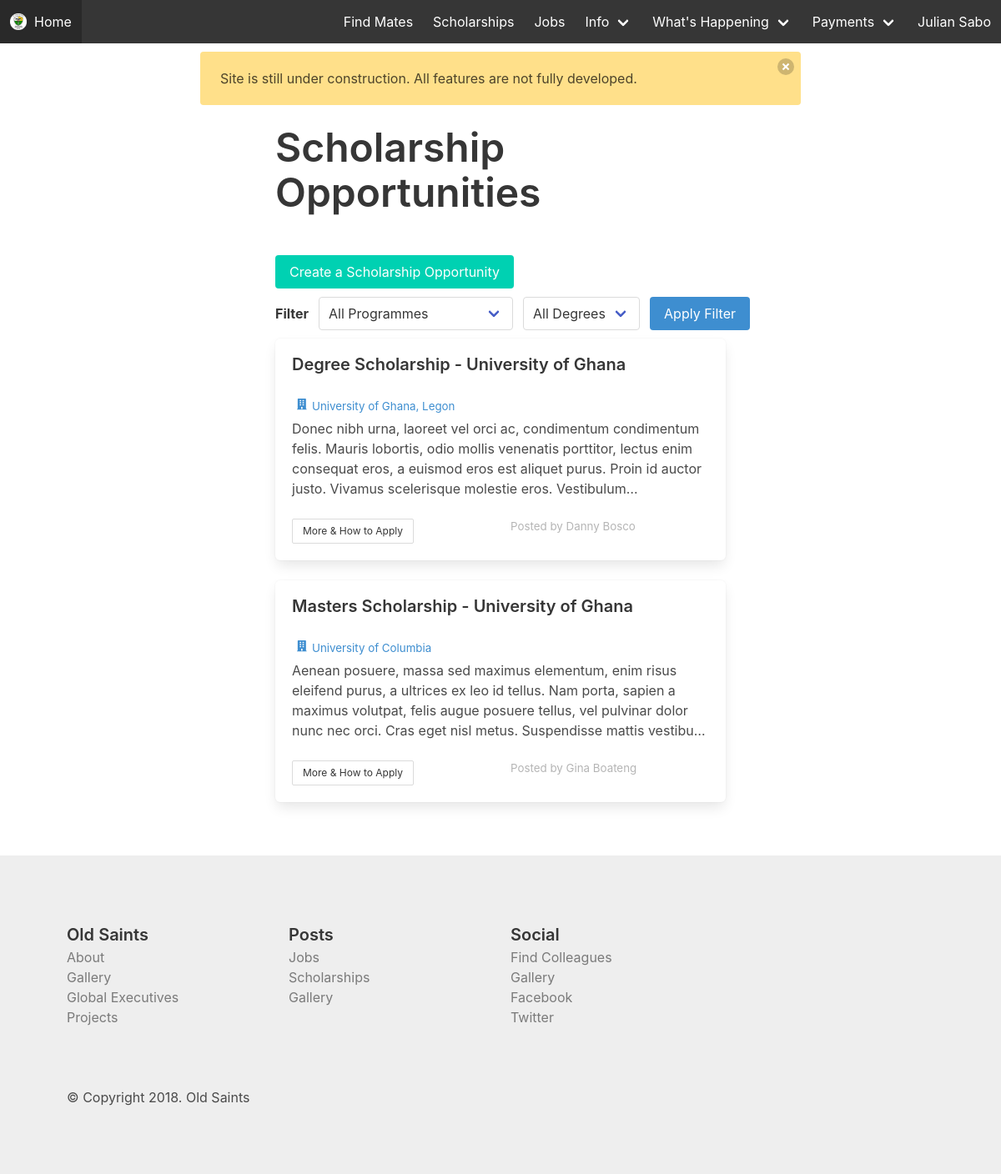
Page /scholarships/ (signed in) on the committed database.
### web/models.py (models this page shows, shortened)
class Scholarship(models.Model):
    posted_by = models.ForeignKey(Alumnum, related_name="scholarships", on_delete=models.CASCADE)
    title = models.CharField(max_length=70)
    school = models.CharField(max_length=70)
    description = models.TextField()
    posted_on = models.DateTimeField(auto_now_add=True)
    how_to_apply = models.CharField(max_length=70)

class Alumnum(models.Model):
    user = models.OneToOneField(User, related_name="alumnum", on_delete=models.CASCADE)
    mobile = models.CharField(max_length=17)
    telephone = models.CharField(max_length=17, blank=True)
    whatsapp = models.CharField(max_length=17, blank=True)
    facebook = models.CharField(max_length=100, blank=True)
    twitter = models.CharField(max_length=100, blank=True)
    instagram = models.CharField(max_length=100, blank=True)
    address_line_1 = models.CharField(max_length=50)
    address_line_2 = models.CharField(max_length=50)
    year_of_completion = models.IntegerField()
    exam_type = models.CharField(max_length=20) # o/a level, sss, wassce
    house = models.ForeignKey(House, related_name="alumni", on_delete=models.CASCADE)
    chapter = models.ForeignKey(Chapter, related_name="alumni", on_delete=models.CASCADE)
    member_id = models.CharField(max_length=20)
    profession = models.CharField(max_length=100)
    nickname = models.CharField(max_length=70, blank=True)
    reference_1 = models.TextField(blank=True)
    reference_2 = models.TextField(blank=True)
    verified = models.BooleanField(default=False)
    executive = models.BooleanField(default=False)
    class Meta:
        verbose_name_plural = "Alumni"
    def __str__(self):
        return self.user.get_full_name()

### web/views.py (the view)
# urls.py: url(r'^scholarships/$', views.scholarships, name="scholarships"),
@login_required
def scholarships(request):
    context = {
        'scholarships': Scholarship.objects.all()
    }
    return render(request, 'web/scholarships.html', context)

### web/templates/web/scholarships.html (shortened to what this page needs)
{% extends "web/base.html" %} {% block main_title %} Scholarships {% endblock main_title %} {% block content %}
<div class="container centered-div">
    <div style="margin-top: 10px;">
        <p class="is-1 title" style="margin-bottom: 1em;">
            Scholarship
            <br>Opportunities
        </p>
        <a href="{% url 'web:create_scholarship_post' %}" class="button is-primary">Create a Scholarship Opportunity</a>
        <form action="" method="GET">
            <div class="level" style="margin-top: 10px;">
                <div class="level-left">
                    <div class="level-item">
                        <strong>Filter</strong>
                    </div>
                    <div class="level-item">
                        <div class="control">
                            <div class="select">
                                <select name="profession" id="">
                                    <option value="all">All Programmes</option>
                                </select>
                            </div>
                        </div>
                    </div>
                    <div class="level-item">
                        <div class="control">
                            <div class="select">
                                <select name="profession" id="">
                                    <option value="all">All Degrees</option>
                                </select>
                            </div>
                        </div>
                    </div>
                    <div class="level-item">
                        <button class="button is-info">Apply Filter</button>
                    </div>
                </div>
            </div>
        </form>
    </div>
    {% for scholarship in scholarships %}
    <div class="box" style="margin-top: 10px;">
        <h5 class="is-5 title">{{ scholarship.title }}</h5>
        <p style="font-size: 10pt; margin-bottom: 5px;" class="has-text-info">
            <span class="icon">
                <i class="fas fa-building"></i>
            </span>{{ scholarship.school }}</p>
        <p>{{ scholarship.description|truncatechars:250 }}</p>
        <br>
        <div class="columns">
            <div class="column">
                <a class="button is-small" href="{% url 'web:scholarship_detail' scholarship.id %}">More &amp; How to Apply</a>
            </div>
            <div class="column">
                <p class="has-text-grey-light" style="font-size: 10pt;">Posted by {{scholarship.posted_by}}</p>
            </div>
        </div>
    </div>
    {% endfor %}
</div>
{% endblock content %}

### web/templates/web/base.html (shortened to what this page needs)
{% load static %}
<!DOCTYPE html>
<html lang="en">
<head>
    <link rel="stylesheet" href="https://cdnjs.cloudflare.com/ajax/libs/bulma/0.7.1/css/bulma.min.css" />
    <link rel="stylesheet" href="{% static 'web/css/main.css' %}">
    <link rel="stylesheet" href="{% static 'web/css/intlTelInput.min.css' %}">
</head>
<body>
    <header>
        <nav class="navbar is-dark" role="navigation" aria-label="main navigation">
            <div class="navbar-brand">
                <a class="navbar-item" href="/">
                    <img src="{% static 'web/images/oldsaints-01.png' %}" alt="Old Saints" width="20" height="20"> &nbsp;{% if home %}
                    Old Saints
                    {% else %}
                    Home
                    {% endif %}
                </a>
            </div>
            <div class="navbar-menu">
                <div class="navbar-end">
                    <a class="navbar-item" href="{% url 'web:find_mate' %}">
                        Find Mates
                    </a>
                    <a class="navbar-item" href="{% url 'web:scholarships' %}">
                        Scholarships
                    </a>
                    <a class="navbar-item" href="{% url 'web:jobs' %}">
                        Jobs
                    </a>
                    <div class="navbar-item has-dropdown is-hoverable">
                        <a class="navbar-link">
                            Info
                        </a>
                    </div>
                    <div class="navbar-item has-dropdown is-hoverable">
                        <a class="navbar-link">
                            What's Happening
                        </a>
                    </div>
                    <div class="navbar-item has-dropdown is-hoverable">
                        <a class="navbar-link">
                            Payments
                        </a>
                    </div>
                    {% if user.is_authenticated %}
                    {% if user.is_superuser %}
                    <div class="navbar-item has-dropdown is-hoverable">
                        <a class="navbar-link">
                            {{user.get_full_name}}
                        </a>
                        <div class="navbar-dropdown is-boxed">
                            <a class="navbar-item" target="_blank" href="/admin/web/">
                                Admin Site
                            </a>
                            <a class="navbar-item" href="">
                                Profile
                            </a>
                            <a href="{% url 'web:logout' %}" class="navbar-item">Log out</a>
                        </div>
                    </div>
                    {% else %}
                    <a class="navbar-item" href="">
                        {{user.get_full_name}}
                    </a>
                    {% endif %} {% else %}
                    <a class="navbar-item" href="{% url 'web:login' %}">
                        Log in
                    </a>
                    {% endif %}
                </div>
            </div>
        </nav>
    </header>
    <div class="notification is-warning" style="width: 60%; margin-left: auto; margin-right: auto; margin-top: 10px;">
        <button class="delete"></button>
        Site is still under construction. All features are not fully developed.
    </div>
    <div class="content-block">
        {% block content %} {% endblock content %}
    </div>
    <footer>
        <div class="columns">
            <div class="column">
                <h4 class="is-size-5 has-text-weight-semibold  has-text-grey-darker">Old Saints</h4>
                <ul>
                    <li>
                        <a href="{% url 'web:about' %}" class="has-text-grey">About</a>
                    </li>
                    <li>
                        <a href="{% url 'web:gallery' %}" class="has-text-grey">Gallery</a>
                    </li>
                    <li>
                        <a href="{% url 'web:global_executives' %}" class="has-text-grey">Global Executives</a>
                    </li>
                    <li>
                        <a href="" class="has-text-grey">Projects</a>
                    </li>
                </ul>
            </div>
            <div class="column">
                <h4 class="is-size-5 has-text-weight-semibold  has-text-grey-darker">Posts</h4>
                <ul>
                    <li>
                        <a href="{% url 'web:jobs' %}" class="has-text-grey">Jobs</a>
                    </li>
                    <li>
                        <a href="{% url 'web:scholarships' %}" class="has-text-grey">Scholarships</a>
                    </li>
                    <li>
                        <a href="" class="has-text-grey">Gallery</a>
                    </li>
                </ul>
            </div>
            <div class="column">
                <h4 class="is-size-5 has-text-weight-semibold  has-text-grey-darker">Social</h4>
                <ul>
                    <li>
                        <a href="{% url 'web:find_mate' %}" class="has-text-grey">Find Colleagues</a>
                    </li>
                    <li>
                        <a href="" class="has-text-grey">Gallery</a>
                    </li>
                    <li>
                        <a href="" class="has-text-grey">Facebook</a>
                    </li>
                    <li>
                        <a href="" class="has-text-grey">Twitter</a>
                    </li>
                </ul>
            </div>
            <div class="column">
            </div>
        </div>
        <br>
        <br> &copy; Copyright 2018. Old Saints
    </footer>
</body>
</html>

### web/static/web/css/main.css (style rules this page uses)
.centered-div { width: 45%; margin-left: auto; margin-right: auto; }
footer { margin-top: 4em; padding: 5em; background: #eee }
.content-block { min-height: 100vh; }

### rows in the picture
Scholarship: title "Degree Scholarship - University of Ghana", school "University of Ghana, Legon", description "Donec nibh urna, laoreet vel orci ac, condimentum condimentum felis. Mauris lobortis, odio mollis venenatis porttitor, lectus enim consequat eros, a euismod eros est aliquet purus. Proin id auctor justo. Vivamus scelerisque molestie eros. Vestibulum…", posted_by "Danny Bosco"
Scholarship: title "Masters Scholarship - University of Ghana", school "University of Columbia", description "Aenean posuere, massa sed maximus elementum, enim risus eleifend purus, a ultrices ex leo id tellus. Nam porta, sapien a maximus volutpat, felis augue posuere tellus, vel pulvinar dolor nunc nec orci. Cras eget nisl metus. Suspendisse mattis vestibu…", posted_by "Gina Boateng"

### other values in the picture
{{ user.get_full_name }} "Julian Sabo"
